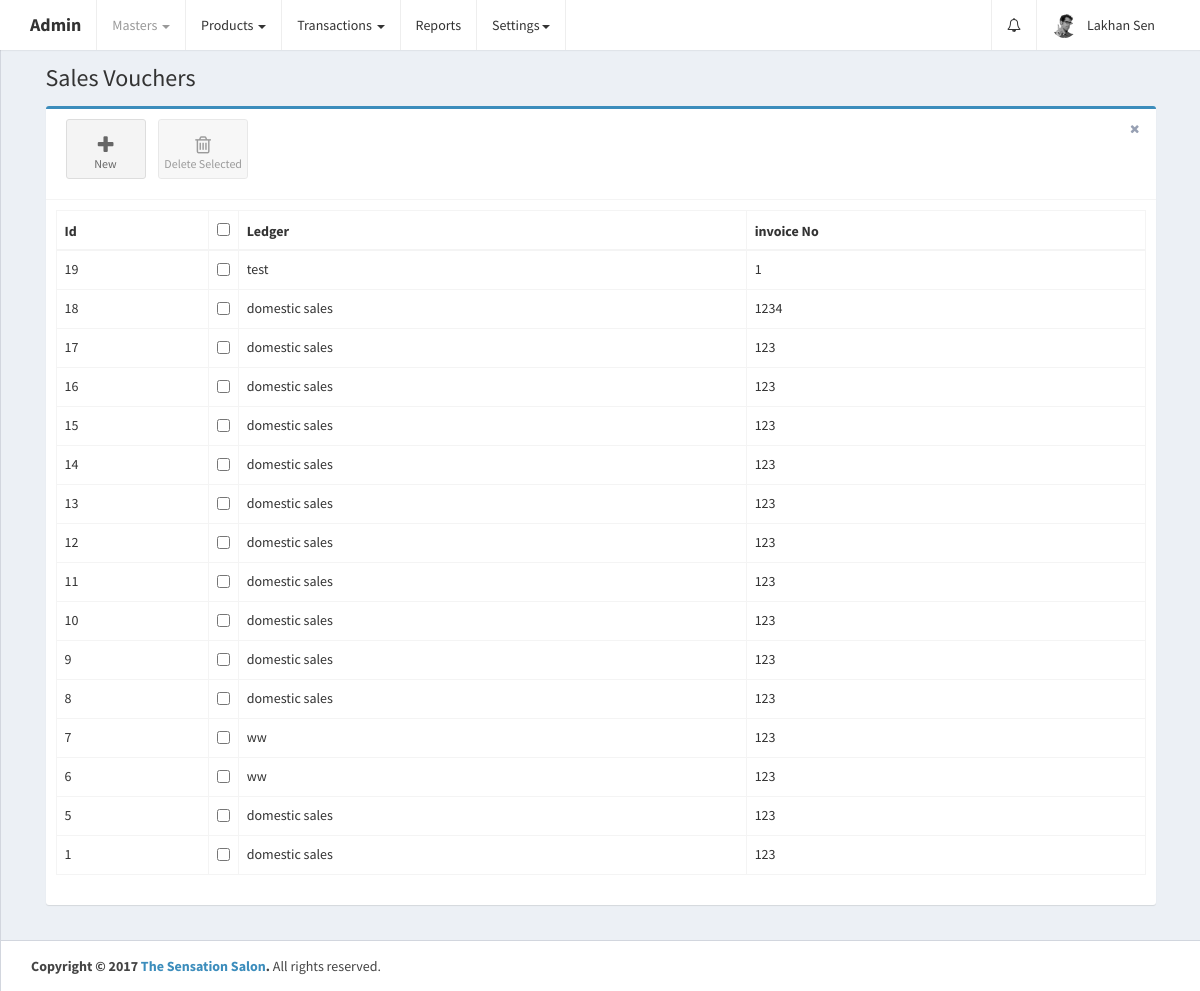
The app's page /home.php?controller=sale&action=getbills (signed in), older data.
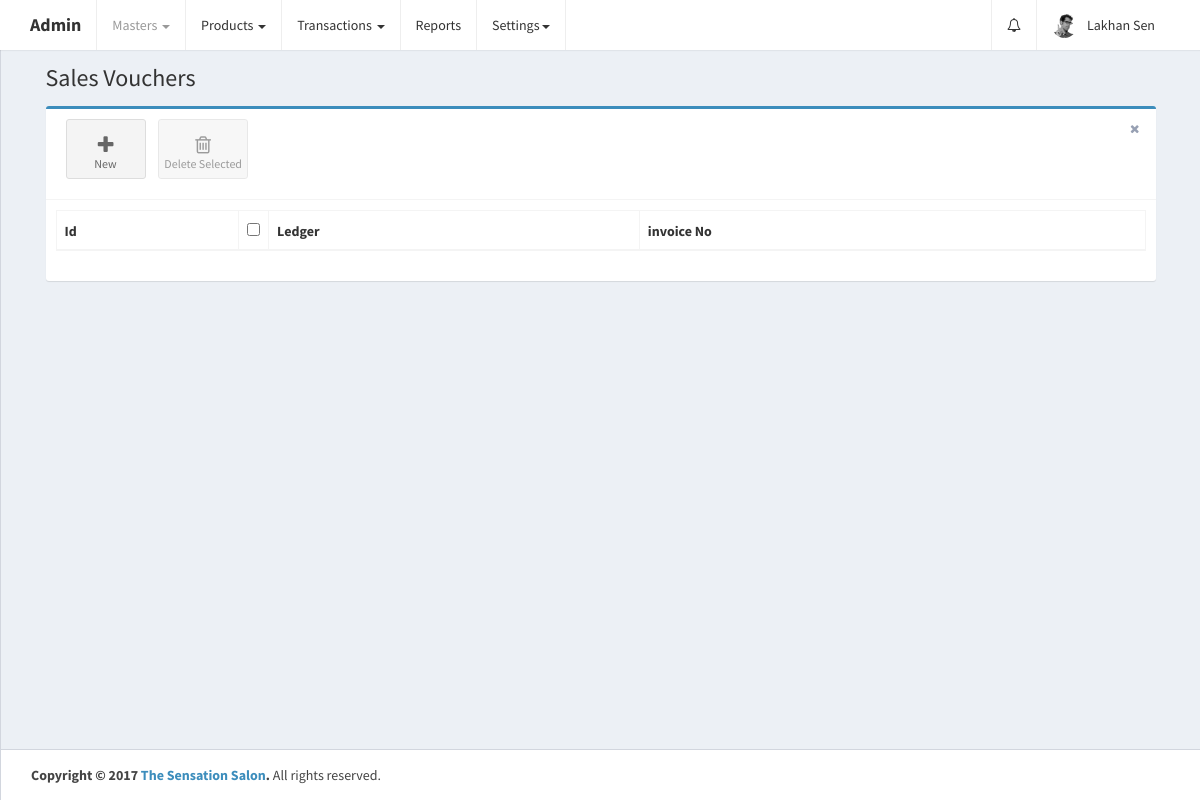
The same page, newer data.
### tables this page shows
CREATE TABLE `sale_vouchers` (
  `id` int(11) UNSIGNED NOT NULL,
  `date` date DEFAULT NULL,
  `sales_ledger_id` int(11) DEFAULT NULL,
  `invoice_no` varchar(255) DEFAULT NULL,
  `invoice_date` date DEFAULT NULL,
  `sale_type_id` int(11) DEFAULT NULL,
  `target_account` varchar(255) NOT NULL,
  `party_id` int(11) DEFAULT NULL,
  `party_name` varchar(255) DEFAULT NULL,
  `party_address` text,
  `party_contact_person` varchar(255) DEFAULT NULL,
  `party_email` varchar(255) DEFAULT NULL,
  `party_mobile1` varchar(255) DEFAULT NULL,
  `party_mobile2` varchar(255) DEFAULT NULL,
  `party_residence_no` varchar(255) DEFAULT NULL,
  `party_office_no` varchar(255) DEFAULT NULL,
  `party_bank_name` varchar(255) DEFAULT NULL,
  `party_bank_branch` varchar(255) DEFAULT NULL,
  `party_ifsc_code` varchar(255) DEFAULT NULL,
  `party_bank_account_no` varchar(255) DEFAULT NULL,
  `party_pan` varchar(255) DEFAULT NULL,
  `party_gst_state_code_id` int(11) DEFAULT NULL,
  `party_gst_type_id` int(11) DEFAULT NULL,
  `party_gstin` varchar(255) DEFAULT NULL,
  `products_data` longtext,
  `total_cgst` double DEFAULT NULL,
  `total_sgst` double DEFAULT NULL,
  `total_igst` double DEFAULT NULL,
  `total_amount` double DEFAULT NULL,
  `created_at` datetime NOT NULL DEFAULT CURRENT_TIMESTAMP,
  `updated_at` datetime NOT NULL DEFAULT CURRENT_TIMESTAMP ON UPDATE CURRENT_TIMESTAMP
);

### controllers/SaleController.php (called while the page is built, shortened)
<?php
class SaleController {
    public $saleobj;
    public function __construct() {
        require_once 'models/Sale.php';
        $this->saleobj = new Sale();
    }
    public function getbills() {
        $sale_vouchers = $this->saleobj->getSaleVouchers();
        require_once APP_DIR . '/views/layout.php';
    }
}
?>

### home.php (called while the page is built, shortened)
<?php
require_once 'config/database.php';
require_once 'config/routes.php';
?>

### config/Database.php (called while the page is built)
<?php
class Database {
    public function connect() {
        $conn = new mysqli('localhost', 'root', '', 'thesensationbeautycentre');
        if ($conn->connect_error) {
            die("Connection failed: " . $conn->connect_error);
        } else {
            return $conn;
        }
    }
}
?>

### models/Sale.php (called while the page is built, shortened)
<?php
class Sale {
    public $conn;
    public function __construct() {
        $db = new Database();
        $this->conn = $db->connect();
    }
    public function getSaleVouchers() {
        $sale_vouchers = $this->conn->query('SELECT * FROM sale_vouchers ORDER BY id DESC');
        return $sale_vouchers;
    }
}
?>

### views/sale_bills.php (the view, shortened to what this page needs)
<link rel="stylesheet" href="public/plugins/datatables/dataTables.bootstrap.css">
<div class="row">
    <div class="col-xs-12">
        <div class="box box-primary">
            <div class="box-header with-border">
                <a class="btn btn-app" href="?controller=sale&action=add">
                    <i class="fa fa-plus"></i> New
                </a>
                <button class="btn btn-app" id="delete_selected">
                    <i class="fa fa-trash-o"></i> Delete Selected
                </button>
                <div class="box-tools pull-right">
                    <button type="button" class="btn btn-box-tool" data-widget="remove"><i class="fa fa-times"></i></button>
                </div>
            </div>
            <div class="box-body">
                <div class="table-responsive">
                    <table id="sale_vouchers_table" class="table table-bordered table-hover" role="grid" aria-describedby="sale_vouchers_table_info">
                        <thead>
                            <tr>
                                <th>Id</th>
                                <th data-orderable="false" width="20px">
                                    <input type="checkbox" class="select-all">
                                </th>
                                <th>Ledger</th>
                                <th>invoice No</th>
                            </tr>
                        </thead>
                        <?php
                        if (isset($sale_vouchers)) {
                            if ($sale_vouchers->num_rows > 0) {
                                ?>
                                <tbody>
                                    <?php
                                    while ($sale_voucher = $sale_vouchers->fetch_assoc()) {
                                        ?>
                                        <tr id="tr_<?php echo $sale_voucher['id']; ?>">
                                            <td><?php echo $sale_voucher['id']; ?></td>
                                            <td><input type="checkbox" name="select_sale_vouchers[]" data-id="<?php echo $sale_voucher['id']; ?>"></td>
                                            <td><?php echo $sale_voucher['ledger_name']; ?></td>
                                            <td><?php echo $sale_voucher['invoice_no']; ?></td>
                                        </tr>
                                        <?php
                                    }
                                    ?>
                                </tbody>
                                <?php
                            }
                        }
                        ?>
                    </table>
                </div>
            </div>
        </div>
    </div>
</div>

Row changes from the older to the newer data that the page shows:
removed sale_vouchers: id "19", ledger_name "test", invoice_no "1"
removed sale_vouchers: id "18", ledger_name "domestic sales", invoice_no "1234"
removed sale_vouchers: id "17", ledger_name "domestic sales", invoice_no "123"
removed sale_vouchers: id "16", ledger_name "domestic sales", invoice_no "123"
removed sale_vouchers: id "15", ledger_name "domestic sales", invoice_no "123"
removed sale_vouchers: id "14", ledger_name "domestic sales", invoice_no "123"
removed sale_vouchers: id "13", ledger_name "domestic sales", invoice_no "123"
removed sale_vouchers: id "12", ledger_name "domestic sales", invoice_no "123"
removed sale_vouchers: id "11", ledger_name "domestic sales", invoice_no "123"
removed sale_vouchers: id "10", ledger_name "domestic sales", invoice_no "123"
removed sale_vouchers: id "9", ledger_name "domestic sales", invoice_no "123"
removed sale_vouchers: id "8", ledger_name "domestic sales", invoice_no "123"
removed sale_vouchers: id "7", ledger_name "ww", invoice_no "123"
removed sale_vouchers: id "6", ledger_name "ww", invoice_no "123"
removed sale_vouchers: id "5", ledger_name "domestic sales", invoice_no "123"
removed sale_vouchers: id "1", ledger_name "domestic sales", invoice_no "123"
